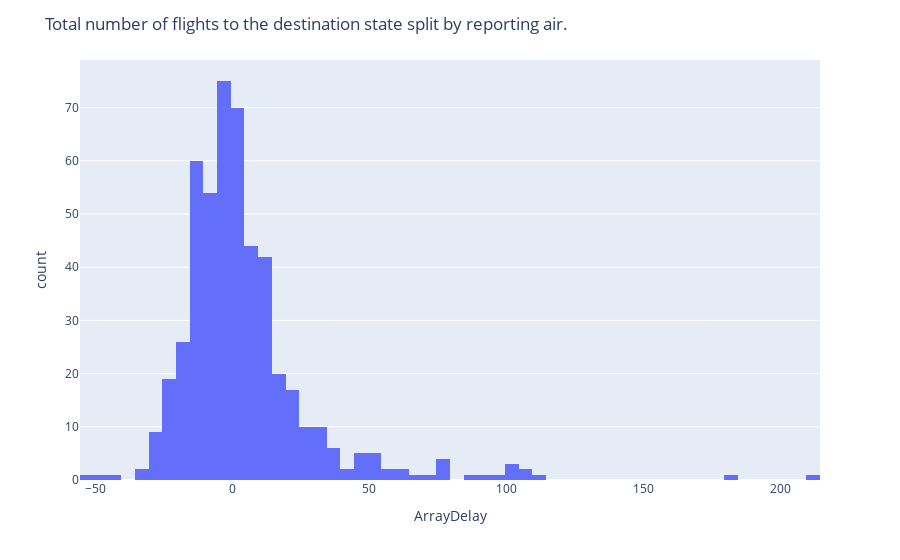

Notebook code for this chart:
### Code cell
## Write your code here
fig= go.Figure()
fig=px.histogram(x=data['ArrDelay'])
fig.update_layout(title='Total number of flights to the destination state split by reporting air.',
                  xaxis_title='ArrayDelay')
fig

### Figure 1 — Plotly figure (JSON) as saved in the notebook; plotly's stock layout.template omitted (floating-point values rounded to 4 significant figures; data arrays with more than 128 entries replaced by an {"elided": "..."} marker saying what was removed)
{"data": [{"alignmentgroup": "True", "bingroup": "x", "hovertemplate": "x=%{x}<br>count=%{y}<extra></extra>", "legendgroup": "", "marker": {"color": "#636efa", "pattern": {"shape": ""}}, "name": "", "offsetgroup": "", "orientation": "v", "showlegend": false, "type": "histogram", "x": {"elided": "500 int values"}, "xaxis": "x", "yaxis": "y"}], "layout": {"barmode": "relative", "legend": {"tracegroupgap": 0}, "margin": {"t": 60}, "title": {"text": "Total number of flights to the destination state split by reporting air."}, "xaxis": {"anchor": "y", "domain": [0, 1], "title": {"text": "ArrayDelay"}}, "yaxis": {"anchor": "x", "domain": [0, 1], "title": {"text": "count"}}}}
